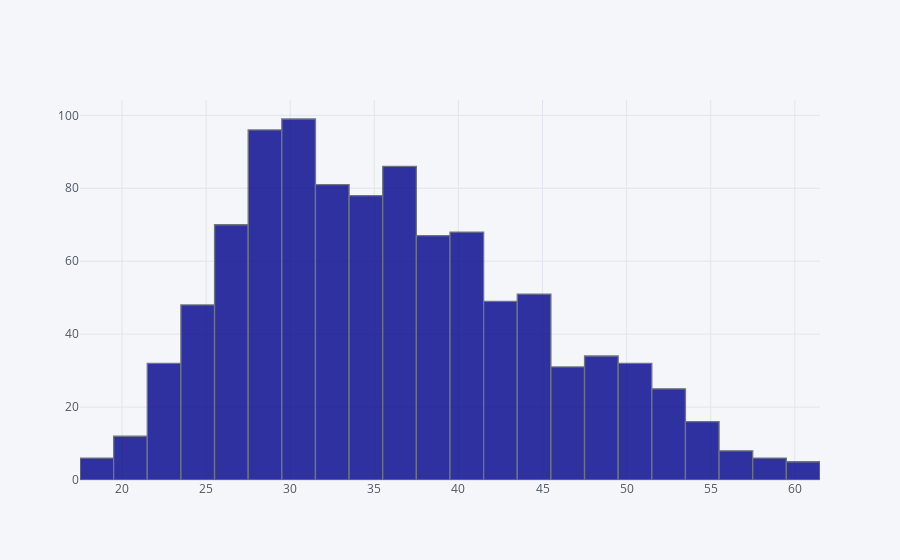

Notebook source saved alongside this figure:
### Code cell
df['Age'].iplot(kind='hist',bins=30, colors='Darkblue')

### Figure 1 — Plotly figure (JSON) as saved in the notebook; plotly's stock layout.template omitted (floating-point values rounded to 4 significant figures; data arrays with more than 128 entries replaced by an {"elided": "..."} marker saying what was removed)
{"data": [{"histfunc": "count", "histnorm": "", "marker": {"color": "rgba(0, 0, 139, 1.0)", "line": {"color": "#4D5663", "width": 1.3}}, "name": "Age", "nbinsx": 30, "opacity": 0.8, "orientation": "v", "type": "histogram", "x": {"elided": "1000 int values"}}], "layout": {"autosize": true, "barmode": "overlay", "legend": {"bgcolor": "#F5F6F9", "font": {"color": "#4D5663"}}, "paper_bgcolor": "#F5F6F9", "plot_bgcolor": "#F5F6F9", "title": {"font": {"color": "#4D5663"}}, "xaxis": {"autorange": true, "gridcolor": "#E1E5ED", "range": [17.5, 61.5], "showgrid": true, "tickfont": {"color": "#4D5663"}, "title": {"font": {"color": "#4D5663"}, "text": ""}, "type": "linear", "zerolinecolor": "#E1E5ED"}, "yaxis": {"autorange": true, "gridcolor": "#E1E5ED", "range": [0, 104.2], "showgrid": true, "tickfont": {"color": "#4D5663"}, "title": {"font": {"color": "#4D5663"}, "text": ""}, "zerolinecolor": "#E1E5ED"}}}
